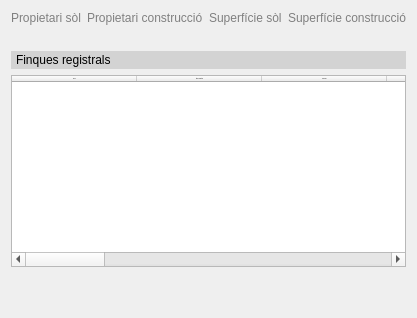
              <widget class="QWidget" name="tTitularitat">
               <attribute name="title">
                <string>Dades titularitat</string>
               </attribute>
               <layout class="QVBoxLayout" name="verticalLayout_6">
                <item>
                 <layout class="QGridLayout" name="gridLayout_3">
                  <item row="0" column="0">
                   <layout class="QVBoxLayout" name="verticalLayout_9">
                    <item>
                     <widget class="QLabel" name="label_5">
                      <property name="styleSheet">
                       <string notr="true">color: grey</string>
                      </property>
                      <property name="text">
                       <string>Propietari sòl</string>
                      </property>
                     </widget>
                    </item>
                    <item>
                     <widget class="QLabel" name="lPropietariSol">
                      <property name="text">
                       <string/>
                      </property>
                     </widget>
                    </item>
                   </layout>
                  </item>
                  <item row="0" column="1">
                   <layout class="QVBoxLayout" name="verticalLayout_22">
                    <item>
                     <widget class="QLabel" name="label_13">
                      <property name="styleSheet">
                       <string notr="true">color: grey</string>
                      </property>
                      <property name="text">
                       <string>Propietari construcció</string>
                      </property>
                     </widget>
                    </item>
                    <item>
                     <widget class="QLabel" name="lPropietariCons">
                      <property name="text">
                       <string/>
                      </property>
                     </widget>
                    </item>
                   </layout>
                  </item>
                  <item row="0" column="2">
                   <layout class="QVBoxLayout" name="verticalLayout_24">
                    <item>
                     <widget class="QLabel" name="label_17">
                      <property name="styleSheet">
                       <string notr="true">color: grey</string>
                      </property>
                      <property name="text">
                       <string>Superfície sòl</string>
                      </property>
                     </widget>
                    </item>
                    <item>
                     <widget class="QLabel" name="lSupSolReg">
                      <property name="text">
                       <string/>
                      </property>
                     </widget>
                    </item>
                   </layout>
                  </item>
                  <item row="0" column="3">
                   <layout class="QVBoxLayout" name="verticalLayout_25">
                    <item>
                     <widget class="QLabel" name="label_23">
                      <property name="styleSheet">
                       <string notr="true">color: grey</string>
                      </property>
                      <property name="text">
                       <string>Superfície construcció</string>
                      </property>
                     </widget>
                    </item>
                    <item>
                     <widget class="QLabel" name="lSupConsReg">
                      <property name="text">
                       <string/>
                      </property>
                     </widget>
                    </item>
                   </layout>
                  </item>
                 </layout>
                </item>
                <item>
                 <widget class="QLabel" name="label_8">
                  <property name="styleSheet">
                   <string notr="true">background: lightgray; padding: 2px</string>
                  </property>
                  <property name="text">
                   <string>Finques registrals</string>
                  </property>
                 </widget>
                </item>
                <item>
                 <widget class="QTableWidget" name="twFinquesRegistrals">
                  <property name="sizePolicy">
                   <sizepolicy hsizetype="Expanding" vsizetype="Expanding">
                    <horstretch>0</horstretch>
                    <verstretch>0</verstretch>
                   </sizepolicy>
                  </property>
                  <property name="font">
                   <font>
                    <family>verdana</family>
                    <pointsize>-1</pointsize>
                   </font>
                  </property>
                  <property name="sortingEnabled">
                   <bool>true</bool>
                  </property>
                  <attribute name="horizontalHeaderCascadingSectionResizes">
                   <bool>false</bool>
                  </attribute>
                  <attribute name="horizontalHeaderMinimumSectionSize">
                   <number>33</number>
                  </attribute>
                  <attribute name="horizontalHeaderDefaultSectionSize">
                   <number>125</number>
                  </attribute>
                  <attribute name="horizontalHeaderStretchLastSection">
                   <bool>true</bool>
                  </attribute>
                  <column>
                   <property name="text">
                    <string>Finca</string>
                   </property>
                  </column>
                  <column>
                   <property name="text">
                    <string>Núm. Registre</string>
                   </property>
                  </column>
                  <column>
                   <property name="text">
                    <string>Municipi</string>
                   </property>
                  </column>
                  <column>
                   <property name="text">
                    <string>Secció</string>
                   </property>
                  </column>
                  <column>
                   <property name="text">
                    <string>Tom</string>
                   </property>
                  </column>
                  <column>
                   <property name="text">
                    <string>Llibre</string>
                   </property>
                  </column>
                  <column>
                   <property name="text">
                    <string>Foli</string>
                   </property>
                  </column>
                  <column>
                   <property name="text">
                    <string>Inscripció</string>
                   </property>
                  </column>
                  <column>
                   <property name="text">
                    <string>CRU</string>
                   </property>
                  </column>
                  <column>
                   <property name="text">
                    <string>Sup. registral sòl</string>
                   </property>
                  </column>
                  <column>
                   <property name="text">
                    <string>Sup. Registral constr.</string>
                   </property>
                  </column>
                  <column>
                   <property name="text">
                    <string>Província</string>
                   </property>
                  </column>
                  <column>
                   <property name="text">
                    <string>Doble Inscripció</string>
                   </property>
                  </column>
                  <column>
                   <property name="text">
                    <string>Núm RF</string>
                   </property>
                  </column>
                 </widget>
                </item>
                <item>
                 <spacer name="verticalSpacer_6">
                  <property name="orientation">
                   <enum>Qt::Vertical</enum>
                  </property>
                  <property name="sizeType">
                   <enum>QSizePolicy::Fixed</enum>
                  </property>
                  <property name="sizeHint" stdset="0">
                   <size>
                    <width>20</width>
                    <height>40</height>
                   </size>
                  </property>
                 </spacer>
                </item>
               </layout>
              </widget>
